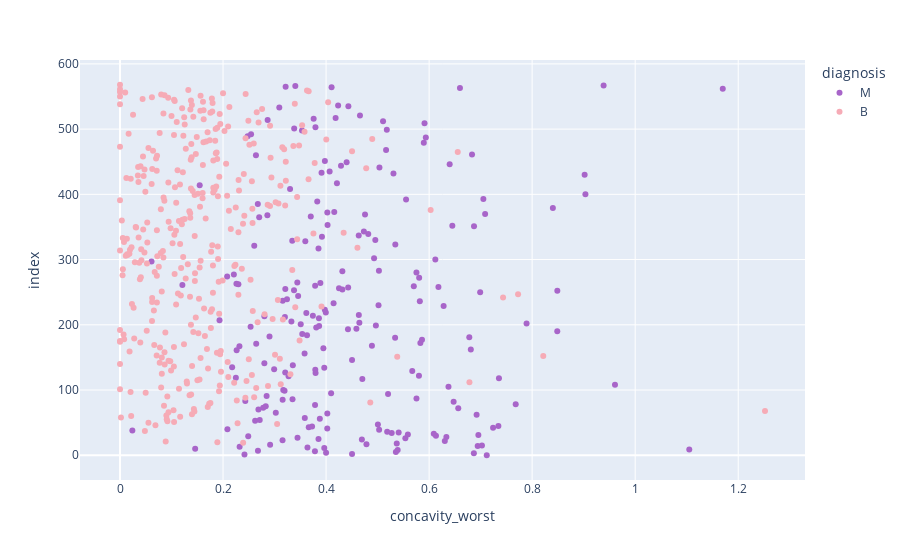

Notebook source saved alongside this figure:
### Code cell
px.scatter(data_frame=df, x="concavity_worst",color="diagnosis",color_discrete_sequence=['#A865C9','#f6abb6'])

### Figure 1 — Plotly figure (JSON) as saved in the notebook; plotly's stock layout.template omitted (floating-point values rounded to 4 significant figures; data arrays with more than 128 entries replaced by an {"elided": "..."} marker saying what was removed)
{"data": [{"hovertemplate": "diagnosis=M<br>concavity_worst=%{x}<br>index=%{y}<extra></extra>", "legendgroup": "M", "marker": {"color": "#A865C9", "symbol": "circle"}, "mode": "markers", "name": "M", "orientation": "h", "showlegend": true, "type": "scatter", "x": {"elided": "212 float values"}, "xaxis": "x", "y": {"elided": "212 int values"}, "yaxis": "y"}, {"hovertemplate": "diagnosis=B<br>concavity_worst=%{x}<br>index=%{y}<extra></extra>", "legendgroup": "B", "marker": {"color": "#f6abb6", "symbol": "circle"}, "mode": "markers", "name": "B", "orientation": "h", "showlegend": true, "type": "scatter", "x": {"elided": "357 float values"}, "xaxis": "x", "y": {"elided": "357 int values"}, "yaxis": "y"}], "layout": {"legend": {"title": {"text": "diagnosis"}, "tracegroupgap": 0}, "margin": {"t": 60}, "xaxis": {"anchor": "y", "domain": [0, 1], "title": {"text": "concavity_worst"}}, "yaxis": {"anchor": "x", "domain": [0, 1], "title": {"text": "index"}}}}
